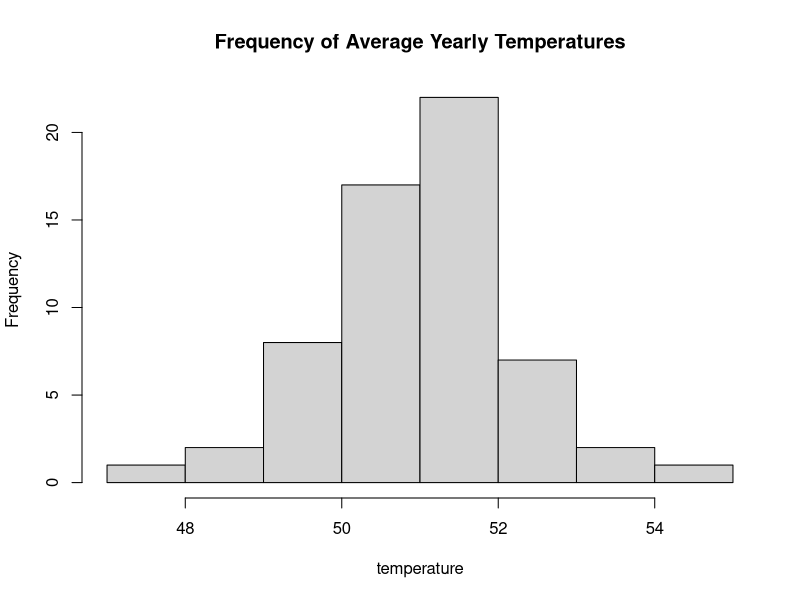
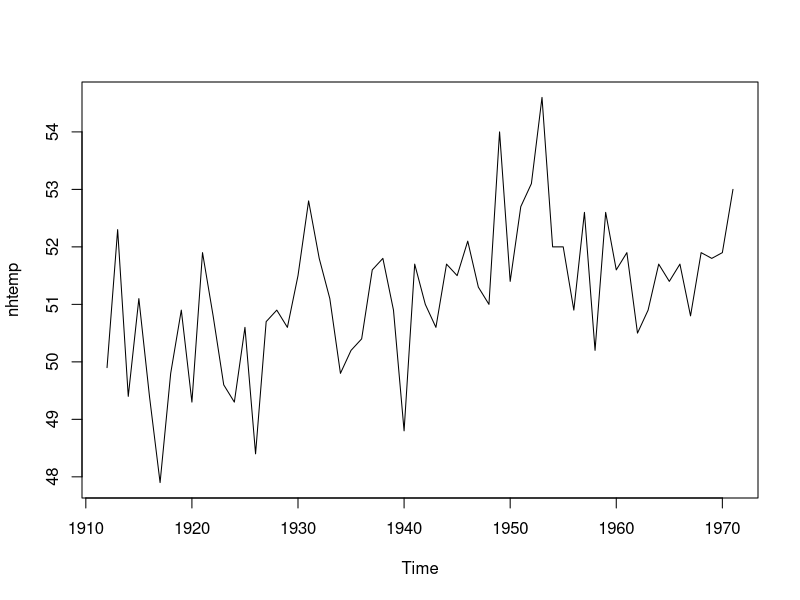

Source code (R) for these figures, in order:
## ---- chunk 1
hist(nhtemp, 
     main="Frequency of Average Yearly Temperatures", 
     xlab="temperature")
## ---- chunk 2
plot(nhtemp)
